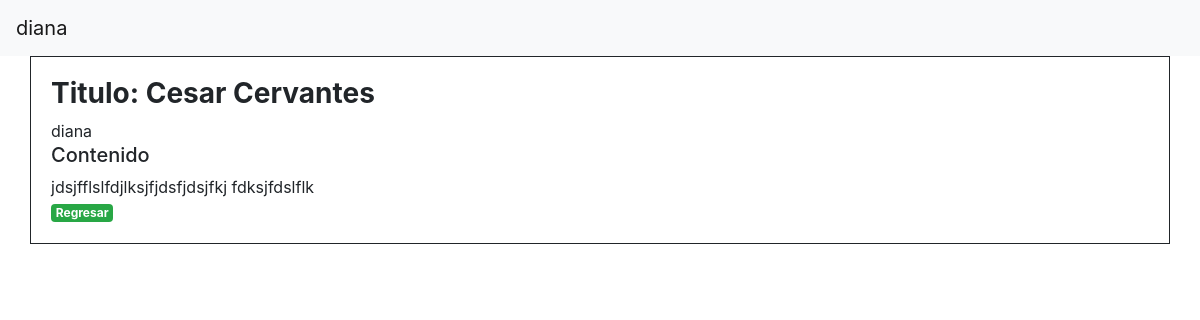
Page /critca/1 (signed in) on the committed database.
### critica/models.py (models this page shows, shortened)
class Critica(models.Model):
	user=models.CharField(max_length=100)
	titulo=models.CharField(max_length=100)
	categoria=models.ForeignKey(Categoria, null=True, blank=True, on_delete=models.CASCADE)
	timestap=models.DateTimeField(auto_now_add=True)
	contenido=models.TextField(blank=True)
	calificacion=models.IntegerField(null=True, blank=True)

### critica/views.py (the view)
# urls.py: path('critca/<int:pk>',views.DetailCritica.as_view(), name='detail_view'),
class DetailCritica(generic.DetailView):
	template_name="critica/detail_critica.html"
	model=Critica

### templates/critica/detail_critica.html (shortened to what this page needs)
{% extends "base.html" %}
{% block content %}
<div class="container" id="critica" style=" border:1px solid; padding: 20px;">
	<div class="media">
  	<div class="media-body">
    <h3 class="mt-0"><strong>Titulo: {{object.titulo}}</strong> </h3>
    {{object.user}}
    <br>
    <h5>Contenido</h5>
    {{object.contenido}}
  	</div>
	</div>
	<a href="{% url 'critica:categorias_view' %}" class="badge badge-success"> Regresar</a>
</div>
{% endblock %}

### templates/navbar.html
<nav class="navbar navbar-light bg-light">
  <a class="navbar-brand" href="#">
  	{% if user.is_authenticated %}
		{{user.username}}
  	{% endif %}
  </a>
</nav>

### rows in the picture
Critica: titulo "Cesar Cervantes", user "diana", contenido "jdsjfflslfdjlksjfjdsfjdsjfkj fdksjfdslflk"

### other values in the picture
{{ user.username }} "diana"
